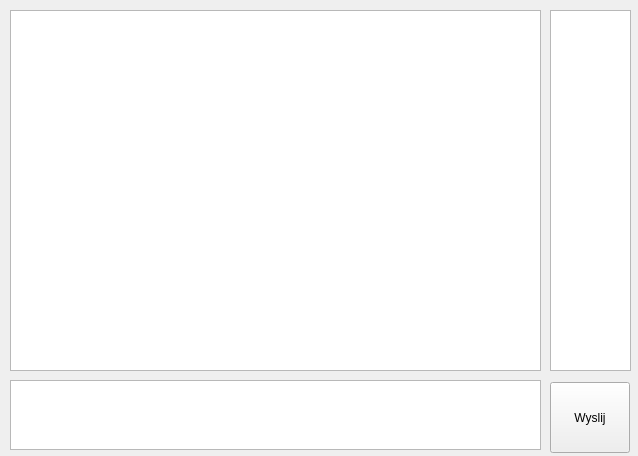
<?xml version="1.0" encoding="UTF-8"?>
<ui version="4.0">
 <class>Room</class>
 <widget class="QWidget" name="Room">
  <property name="geometry">
   <rect>
    <x>0</x>
    <y>0</y>
    <width>638</width>
    <height>456</height>
   </rect>
  </property>
  <property name="windowTitle">
   <string>Form</string>
  </property>
  <property name="toolTipDuration">
   <number>0</number>
  </property>
  <property name="locale">
   <locale language="Polish" country="Poland"/>
  </property>
  <widget class="QPushButton" name="pushButton">
   <property name="geometry">
    <rect>
     <x>550</x>
     <y>382</y>
     <width>80</width>
     <height>71</height>
    </rect>
   </property>
   <property name="locale">
    <locale language="Polish" country="Poland"/>
   </property>
   <property name="text">
    <string>Wyslij</string>
   </property>
  </widget>
  <widget class="QTextBrowser" name="textBrowser">
   <property name="geometry">
    <rect>
     <x>10</x>
     <y>10</y>
     <width>531</width>
     <height>361</height>
    </rect>
   </property>
   <property name="locale">
    <locale language="Polish" country="Poland"/>
   </property>
   <property name="html">
    <string>&lt;!DOCTYPE HTML PUBLIC &quot;-//W3C//DTD HTML 4.0//EN&quot; &quot;http://www.w3.org/TR/REC-html40/strict.dtd&quot;&gt;
&lt;html&gt;&lt;head&gt;&lt;meta name=&quot;qrichtext&quot; content=&quot;1&quot; /&gt;&lt;meta charset=&quot;utf-8&quot; /&gt;&lt;style type=&quot;text/css&quot;&gt;
p, li { white-space: pre-wrap; }
&lt;/style&gt;&lt;/head&gt;&lt;body style=&quot; font-family:'Ubuntu'; font-size:10pt; font-weight:400; font-style:normal;&quot;&gt;
&lt;p style=&quot;-qt-paragraph-type:empty; margin-top:0px; margin-bottom:0px; margin-left:0px; margin-right:0px; -qt-block-indent:0; text-indent:0px;&quot;&gt;&lt;br /&gt;&lt;/p&gt;&lt;/body&gt;&lt;/html&gt;</string>
   </property>
  </widget>
  <widget class="QPlainTextEdit" name="plainTextEdit">
   <property name="geometry">
    <rect>
     <x>10</x>
     <y>380</y>
     <width>531</width>
     <height>70</height>
    </rect>
   </property>
   <property name="sizePolicy">
    <sizepolicy hsizetype="Expanding" vsizetype="Preferred">
     <horstretch>0</horstretch>
     <verstretch>0</verstretch>
    </sizepolicy>
   </property>
   <property name="plainText">
    <string/>
   </property>
  </widget>
  <widget class="QListWidget" name="listWidget">
   <property name="geometry">
    <rect>
     <x>550</x>
     <y>10</y>
     <width>81</width>
     <height>361</height>
    </rect>
   </property>
  </widget>
 </widget>
 <resources/>
 <connections/>
</ui>
